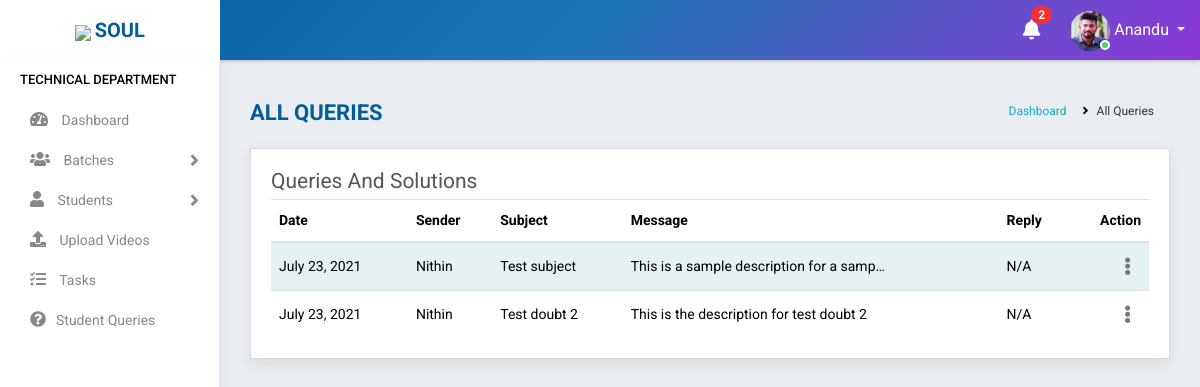
Before: /view_queries/ (signed in) with the older database file.
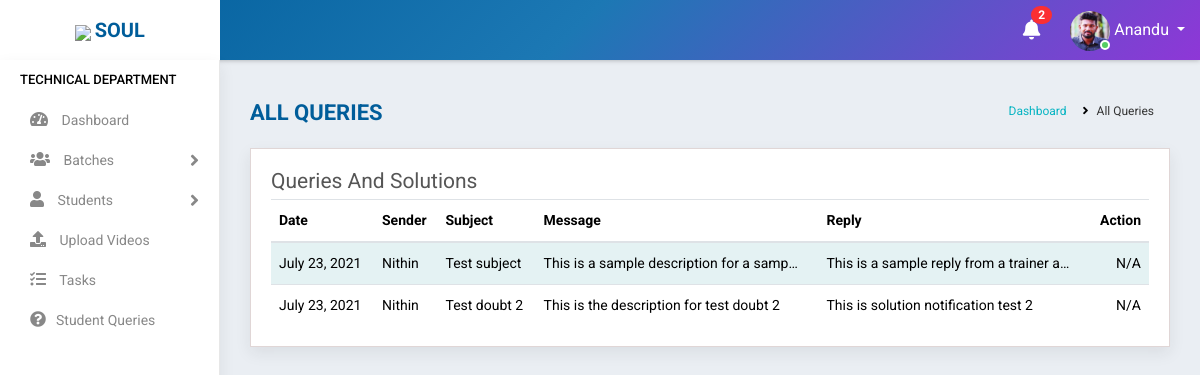
After: the same page with the newer database file.
### accounts/models.py (models this page shows, shortened)
class Staff(models.Model):
    value= (
    ('1', 'Operations'),
    ('2', 'Sales'),
    ('3', 'Trainer'),
    ('4', 'Admin'),
    )
    state = (
    ('Andhra Pradesh','Andhra Pradesh'),
    ('Arunachal Pradesh','Arunachal Pradesh'),
    ('Assam','Assam'),
    ('Bihar','Bihar'),
    ('Chhattisgarh','Chattisgarh'),
    ('Goa','Goa'),
    ('Gujarat','Gujarat'),
    ('Haryana','Haryana'),
    ('Himachal Pradesh','Himachal Pradesh'),
    ('Jharkhand','Jharkhand'),
    ('Karnataka','Karnataka'),
    ('Kerala','Kerala'),
    ('Madhya Pradesh','Madhya Pradesh'),
    ('Maharashtra','Maharashtra'),
    ('Manipur','Manipur'),
    ('Meghalaya','Meghalaya'),
    ('Mizoram','Mizoram'),
    ('Nagaland','Nagaland'),
    ('Odisha','Odisha'),
    ('Rajasthan','Rajasthan'),
    ('Sikkim','Sikkim'),
    ('Tamil Nadu','Tamil Nadu'),
    ('Telangana','Telangana'),
    ('Tripura','Tripura'),
    ('Uttar Pradesh','Uttar Pradesh'),
    ('Uttarakhand','Uttarakhand'),
    ('West Bengal','West Bengal')
    )
    groups = (
        ('AB+', 'AB+'),
        ('AB-', 'AB-'),
        ('A+', 'A+'),
        ('A-', 'A-'),
        ('B+', 'B+'),
        ('B-', 'B-'),
        ('O+', 'O+'),
        ('O-', 'O-'),
        )
    user = models.OneToOneField(User,on_delete=models.CASCADE,null=True,blank=True)
    name = models.CharField(max_length=100,null=True, blank=True)
    empid = models.CharField(max_length=100,null=True, blank=True)
    mobile = models.CharField(max_length=10,null=True, blank=True)
    email = models.EmailField(max_length=200,null=True, blank=True)
    sex = models.CharField(max_length=10,null=True,choices=(('Male','Male'),('Female','Female')), blank=True)
    dob = models.DateField(null=True, blank=True)
    doj = models.DateField(null=True, blank=True)
    blood_group = models.CharField(max_length=100,null=True, blank=True,choices=groups)
    house = models.CharField(max_length=100,null=True, blank=True)
    street =models.CharField(max_length=100,null=True, blank=True)
    street2 =models.CharField(max_length=100,null=True, blank=True)
    city = models.CharField(max_length=100,null=True, blank=True)
    state = models.CharField(max_length=100,null=True,choices=state, blank=True)
    stype = models.CharField(max_length=100,null=True,choices=value, blank=True)
    status = models.CharField(max_length=20,choices=(('Active','Active'),('Inactive','Inactive')),default='Active')
    profile_pic = models.ImageField(null=True, blank=True,default="student.jpg")

class Doubt(models.Model):
    sender = models.ForeignKey(Student, on_delete=models.CASCADE,related_name='std',null=True,blank=True)
    receiver = models.ForeignKey(Staff,on_delete=models.CASCADE,related_name='tutor',null=True,limit_choices_to={'stype':"3"})
    subject = models.CharField(max_length=400,null=True)
    message = models.TextField(max_length=1500,null=True)
    ss1=models.ImageField(null=True,blank=True,default="")
    ss2=models.ImageField(null=True,blank=True,default="")
    ss3=models.ImageField(null=True,blank=True,default="")
    reply = models.TextField(max_length=1500, null=True, blank=True)
    datetime = models.DateField(auto_now_add=True,null=True, blank=True)
    status = models.CharField(max_length=100,choices=(('Not replied','Not replied'),('Replied','Replied')),default='Not replied',blank=True)

class Student(models.Model):
    state = (
    ('Andhra Pradesh','Andhra Pradesh'),
    ('Arunachal Pradesh','Arunachal Pradesh'),
    ('Assam','Assam'),
    ('Bihar','Bihar'),
    ('Chhattisgarh','Chattisgarh'),
    ('Goa','Goa'),
    ('Gujarat','Gujarat'),
    ('Haryana','Haryana'),
    ('Himachal Pradesh','Himachal Pradesh'),
    ('Jharkhand','Jharkhand'),
    ('Karnataka','Karnataka'),
    ('Kerala','Kerala'),
    ('Madhya Pradesh','Madhya Pradesh'),
    ('Maharashtra','Maharashtra'),
    ('Manipur','Manipur'),
    ('Meghalaya','Meghalaya'),
    ('Mizoram','Mizoram'),
    ('Nagaland','Nagaland'),
    ('Odisha','Odisha'),
    ('Rajasthan','Rajasthan'),
    ('Sikkim','Sikkim'),
    ('Tamil Nadu','Tamil Nadu'),
    ('Telangana','Telangana'),
    ('Tripura','Tripura'),
    ('Uttar Pradesh','Uttar Pradesh'),
    ('Uttarakhand','Uttarakhand'),
    ('West Bengal','West Bengal')
)
    groups = (
    ('AB+', 'AB+'),
    ('AB-', 'AB-'),
    ('A+', 'A+'),
    ('A-', 'A-'),
    ('B+', 'B+'),
    ('B-', 'B-'),
    ('O+', 'O+'),
    ('O-', 'O-'),
    )
    user= models.OneToOneField(User,on_delete=models.CASCADE,null=True,blank=True)
    name = models.CharField(max_length=100,blank=True)
    mobile = models.CharField(max_length=10,blank=True)
    email = models.EmailField(max_length=200,blank=True)
    sex = models.CharField(max_length=10,null=True,choices=(('Male','Male'),('Female','Female')),blank=True)
    dob = models.DateField(null=True, blank=True)
    blood_group = models.CharField(max_length=100,null=True, blank=True,choices=groups)
    house = models.CharField(max_length=100,null=True,blank=True)
    street =models.CharField(max_length=100,null=True,blank=True)
    street2 =models.CharField(max_length=100,null=True,blank=True)
    city = models.CharField(max_length=100,null=True,blank=True)
    state = models.CharField(max_length=100,null=True,choices=state,blank=True)
    course_enrolled = models.CharField(max_length=100,null=True,blank=True)
    now_attending = models.CharField(max_length=100,null=True,blank=True)
    start_date = models.DateField(null=True,blank=True)
    shared = models.BooleanField(default=False,choices=((True, 'Yes'), (False, 'No')),blank=True)
    payment = models.CharField(max_length=10,choices=(('Full','Full'),('Half','Half')),default='Half',blank=True)
    status = models.CharField(max_length=20,choices=(('Active','Active'),('Inactive','Inactive')),default='Active',blank=True)
    profile_pic = models.ImageField(null=True,blank=True,default="")
    def __str__(self):
        return self.name

### accounts/views.py (the view)
# urls.py: path('view_queries/', ViewQueries.as_view(),name='view_queries'),
class ViewQueries(View):
    def get(self, request):
        user=request.user
        if user.is_authenticated:
            note = Notification.objects.filter(receiver=user).filter(status="Not Read").order_by('-datetime')
            no_count = note.count()
            try:
                s = Staff.objects.get(user=user)
                if s.stype == "3":
                    q= Doubt.objects.filter(receiver=s).order_by('-datetime')
                    return render(request,'accounts/queries.html',{'s':s,'no_count':no_count,'note':note,'q':q})
                else:
                    return redirect('home')
            except:
                return redirect('home')
        return redirect('logout')

### accounts/templates/accounts/queries.html (shortened to what this page needs)
{% extends 'accounts/main.html' %}
    {% block content %}
<div class="main-wrapper">
    {% include 'accounts/navbar.html' %}
    {% include 'accounts/sidebar_trainer.html' %}
        <div class="page-wrapper">
            <div class="content container-fluid">
                <div class="page-header">
                    <div class="row">
                        <div class="col-lg-7 col-md-12 col-sm-12 col-12">
                            <h5 class="text-uppercase">All Queries</h5>
                        </div>
                        <div class="col-lg-5 col-md-12 col-sm-12 col-12">
                            <ul class="list-inline breadcrumb float-right">
                                <li class="list-inline-item"><a href="{% url 'home' %}">Dashboard</a></li>
                                <li class="list-inline-item">All Queries</li>
                            </ul>
                        </div>
                    </div>
                </div>
                <div class="content-page">
                    <div class="row">
                        <div class="col-sm-8 col-5">
                            <h4 class="page-title">Queries and Solutions</h4>
                        </div>
                    </div>
                    <div class="row">
                        <div class="col-md-12">
                            <div class="table-responsive">
                                <table class="table table-striped custom-table">
                                    <thead>
                                        <tr>
                                            <th>Date</th>
                                            <th>Sender</th>
                                            <th>Subject</th>
                                            <th>Message</th>
                                            <th>Reply</th>
                                            <th class="text-right">Action</th>
                                        </tr>
                                    </thead>
                                    <tbody>
                                        {% for i in q %}
                                        <tr>
                                            <td>{{i.datetime}}</td>
                                            <td>{{i.sender}}</td>
                                            <td>{{i.subject}}</td>
                                            <td>{{i.message|truncatechars:40 }}</td>
                                            {% if i.reply %}
                                            <td>{{i.reply|truncatechars:40 }}</td>
                                            {% else %}
                                            <td>N/A</td>
                                            {% endif %}
                                            {% if i.status != "Replied" %}
                                            <td class="text-right">
                                                <div class="dropdown dropdown-action">
                                                    <a href="#" class="action-icon dropdown-toggle" data-toggle="dropdown"
                                                        aria-expanded="false"><i class="fas fa-ellipsis-v"></i></a>
                                                </div>
                                            </td>
                                            {% else %}
                                            <td class="text-right">N/A</td>
                                            {% endif %}
                                        </tr>
                                        {% endfor %}
                                    </tbody>
                                </table>
                            </div>
                        </div>
                    </div>
                </div>
            </div>
        </div>
    </div>
{% endblock %}

### accounts/templates/accounts/main.html (shortened to what this page needs)
{% load static %}
<!DOCTYPE html>
<html>
<head>
    <link rel="stylesheet" href="https://cdnjs.cloudflare.com/ajax/libs/font-awesome/5.15.3/css/all.min.css" />
	<link rel="stylesheet" type="text/css" href="{% static 'assets/css/bootstrap.min.css' %}">
	<link rel="stylesheet" type="text/css" href="{% static 'assets/plugins/fontawesome/css/all.min.css' %}">
	<link rel="stylesheet" type="text/css" href="{% static 'assets/plugins/fontawesome/css/fontawesome.min.css' %}">
	<link rel="stylesheet" type="text/css" href="{% static 'assets/css/fullcalendar.min.css' %}">
	<link rel="stylesheet" type="text/css" href="{% static 'assets/css/dataTables.bootstrap4.min.css' %}">
	<link rel="stylesheet" type="text/css" href="{% static 'assets/css/select2.min.css' %}">
	<link rel="stylesheet" type="text/css" href="{% static 'assets/css/bootstrap-datetimepicker.min.css' %}">
	<link rel="stylesheet" type="text/css" href="{% static 'assets/plugins/morris/morris.css' %}">
	<link rel="stylesheet" type="text/css" href="{% static 'assets/css/style.css' %}">
</head>
<body>
    {% block content %}
    {% endblock %}
</body>
</html>

### accounts/templates/accounts/navbar.html (shortened to what this page needs)
<div class="header">
    <div class="header-left">
        <a href="https://www.teqstories.com" class="logo">
            <img src="https://www.teqstories.com/assets/images/Blue.png" style="height: 40px;width:auto;">
            <span class="text-uppercase"><b>Soul</b></span>
        </a>
    </div>
    <div class="page-title-box float-left">
    </div>
    <ul class="nav user-menu float-right">
        {% include 'accounts/mini/notify.html' %}
        <li class="nav-item dropdown has-arrow">
            <a href="#" class="dropdown-toggle nav-link user-link" data-toggle="dropdown">
                <span class="user-img">
                    {% if request.user.staff.profile_pic %}
                    <img class="rounded-circle" src="{{request.user.staff.profile_pic.url}}" width="40" height="40" alt="Admin">
                    {% endif %}
                    <span class="status online"></span></span>
                <span>{{request.user.staff.name|title}}</span>
            </a>
        </li>
    </ul>
</div>

### accounts/templates/accounts/mini/notify.html (shortened to what this page needs)
<li class="nav-item dropdown d-none d-sm-block">
    <a href="#" class="dropdown-toggle nav-link" data-toggle="dropdown"><i class="fas fa-bell"></i>
        <span class="badge badge-pill bg-primary float-right">{{no_count}}</span></a>
</li>

### accounts/templates/accounts/sidebar_trainer.html (shortened to what this page needs)
<div class="sidebar" id="sidebar">
    <div class="sidebar-inner slimscroll">
        <div id="sidebar-menu" class="sidebar-menu">
            <ul>
                <li class="menu-title">TECHNICAL DEPARTMENT</li>
                <li >
                    <a href="{% url 'home' %}"><i class="fas fa-tachometer-alt" aria-hidden="true"></i> Dashboard</a>
                </li>
                <li class="submenu">
                    <a href="#"><i class="fas fa-users" aria-hidden="true"></i> <span>Batches</span> <span
                            class="menu-arrow"></span></a>
                </li>
                <li class="submenu">
                    <a href="#"><i class="fas fa-user" aria-hidden="true"></i> <span> Students</span> <span
                            class="menu-arrow"></span></a>
                </li>
                <li>
                    <a href="{% url 'active_batch_list'%}" style="width: 80%; display: inline-block;">
                        <i class="fa fa-upload" aria-hidden="true"></i> Upload Videos</a>
                </li>
                <li>
                    <a href="{% url 'task' %}"><i class="fas fa-tasks" aria-hidden="true"></i> Tasks</a>
                </li>
                <li>
                    <a href="{% url 'view_queries' %}"><i class="fas fa-question-circle" aria-hidden="true"></i>Student Queries</a>
                </li>
                    </ul>
        </div>
    </div>
</div>

Changed rows visible on the page:
changed Doubt "Test subject": reply (not shown) → "This is a sample reply from a trainer a…"; status "Not replied" → "Replied" (drawn); no longer shows "N/A"
changed Doubt "Test doubt 2": reply (not shown) → "This is solution notification test 2"; status "Not replied" → "Replied" (drawn); no longer shows "N/A"
